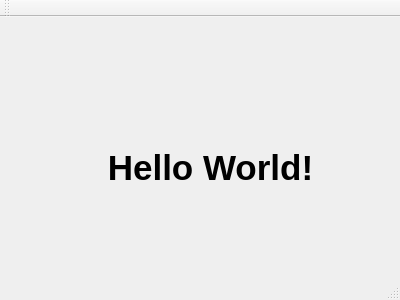
<?xml version="1.0" encoding="UTF-8"?>
<ui version="4.0">
 <class>MainWindow</class>
 <widget class="QMainWindow" name="MainWindow">
  <property name="geometry">
   <rect>
    <x>0</x>
    <y>0</y>
    <width>400</width>
    <height>300</height>
   </rect>
  </property>
  <property name="windowTitle">
   <string>MainWindow</string>
  </property>
  <widget class="QWidget" name="centralWidget">
   <widget class="QLabel" name="label">
    <property name="geometry">
     <rect>
      <x>80</x>
      <y>110</y>
      <width>261</width>
      <height>81</height>
     </rect>
    </property>
    <property name="font">
     <font>
      <pointsize>26</pointsize>
      <weight>75</weight>
      <bold>true</bold>
     </font>
    </property>
    <property name="text">
     <string>Hello World!</string>
    </property>
    <property name="alignment">
     <set>Qt::AlignCenter</set>
    </property>
   </widget>
  </widget>
  <widget class="QMenuBar" name="menuBar">
   <property name="geometry">
    <rect>
     <x>0</x>
     <y>0</y>
     <width>400</width>
     <height>22</height>
    </rect>
   </property>
  </widget>
  <widget class="QToolBar" name="mainToolBar">
   <attribute name="toolBarArea">
    <enum>TopToolBarArea</enum>
   </attribute>
   <attribute name="toolBarBreak">
    <bool>false</bool>
   </attribute>
  </widget>
  <widget class="QStatusBar" name="statusBar"/>
 </widget>
 <layoutdefault spacing="6" margin="11"/>
 <resources/>
 <connections/>
</ui>
